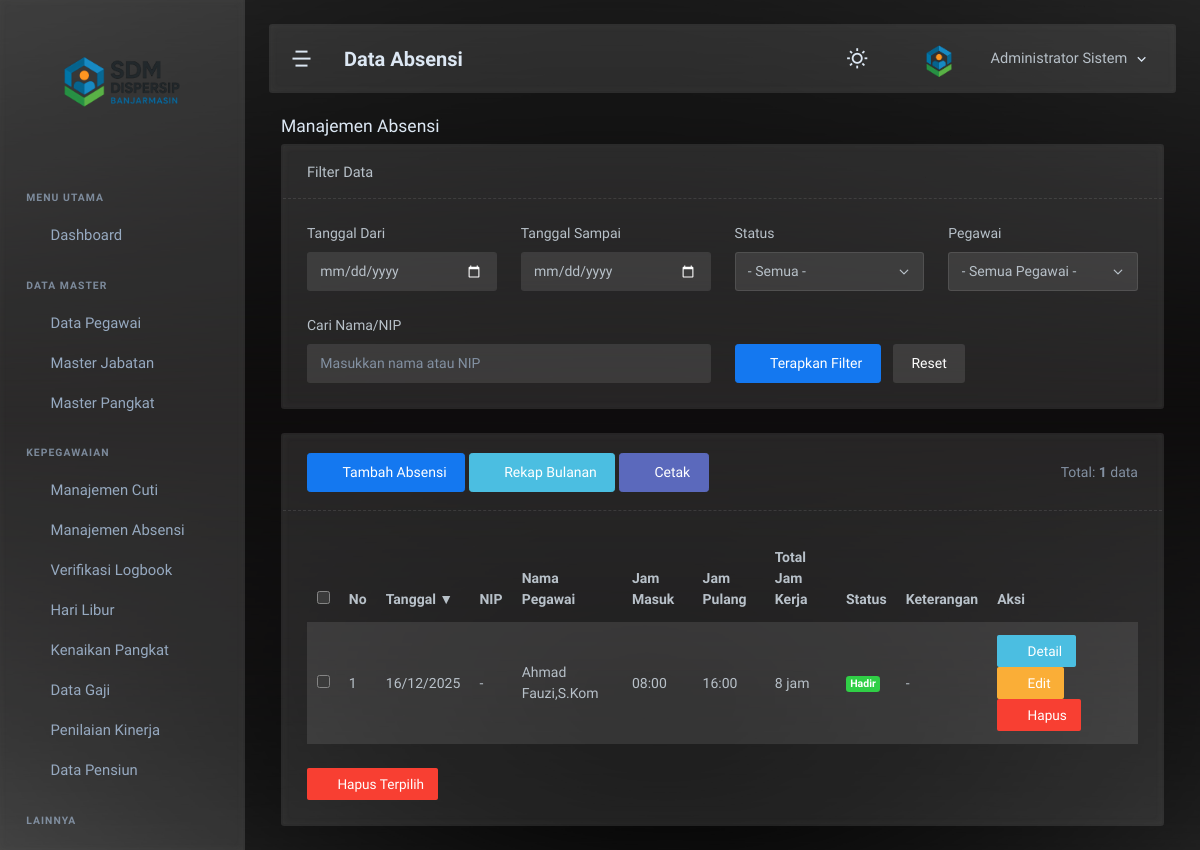
Screenshot of /admin/absensi/absensi.php (signed in) with the database file from the repository.
### tables this page shows
CREATE TABLE `absensi` (
  `absensi_id` int NOT NULL,
  `pegawai_id` int NOT NULL,
  `tanggal` date NOT NULL,
  `jam_masuk` time DEFAULT NULL,
  `jam_pulang` time DEFAULT NULL,
  `lat_masuk` decimal(10,8) DEFAULT NULL,
  `lng_masuk` decimal(11,8) DEFAULT NULL,
  `lat_pulang` decimal(10,8) DEFAULT NULL,
  `lng_pulang` decimal(11,8) DEFAULT NULL,
  `foto_masuk` varchar(255) DEFAULT NULL,
  `foto_pulang` varchar(255) DEFAULT NULL,
  `status_absensi` enum('Hadir','Terlambat','Tidak Hadir','Izin','Cuti') DEFAULT 'Hadir',
  `keterangan` text,
  `created_at` datetime DEFAULT CURRENT_TIMESTAMP
);

CREATE TABLE `pegawai` (
  `pegawai_id` int NOT NULL,
  `user_id` int DEFAULT NULL,
  `nik` varchar(20) NOT NULL,
  `nip` varchar(30) DEFAULT NULL,
  `nama_lengkap` varchar(150) NOT NULL,
  `jk` enum('L','P') NOT NULL,
  `tgl_lahir` date DEFAULT NULL,
  `status_kepegawaian` enum('PNS','PPPK','Honorer','Kontrak') NOT NULL,
  `jabatan_id` int DEFAULT NULL,
  `pangkat_id` int DEFAULT NULL,
  `tgl_mulai_kerja` date DEFAULT NULL,
  `alamat` text,
  `status_aktif` enum('Aktif','Pensiun','Pindah','Meninggal','Nonaktif') DEFAULT 'Aktif',
  `tmt_pensiun` date DEFAULT NULL,
  `created_at` datetime DEFAULT CURRENT_TIMESTAMP,
  `updated_at` datetime DEFAULT CURRENT_TIMESTAMP ON UPDATE CURRENT_TIMESTAMP
);

### admin/absensi/absensi.php (the view, shortened to what this page needs)
<?php
require_once '../../config/koneksi.php';
include '../../includes/header.php';
include '../../includes/sidebar.php';
include '../../includes/navbar.php';
function calculateWorkDuration($jam_masuk, $jam_pulang) {
    $start = strtotime($jam_masuk);
    $end = strtotime($jam_pulang);
    $diff = $end - $start;
    $hours = floor($diff / 3600);
    $minutes = floor(($diff % 3600) / 60);
    if ($hours > 0 && $minutes > 0) {
        return $hours . ' jam ' . $minutes . ' menit';
    } elseif ($hours > 0) {
        return $hours . ' jam';
    } elseif ($minutes > 0) {
        return $minutes . ' menit';
    }
    return '-';
}
?>
<div class="page-container">
    <div class="page-content">
        <div class="container-xxl">
            <?php
            $allowedSort = [
                'tanggal' => 'a.tanggal',
                'nama_lengkap' => 'p.nama_lengkap',
                'nip' => 'p.nip',
                'jam_masuk' => 'a.jam_masuk',
                'jam_pulang' => 'a.jam_pulang',
                'status_absensi' => 'a.status_absensi'
            ];
            $sort = $_GET['sort'] ?? 'tanggal';
            $order = strtolower($_GET['order'] ?? 'desc');
            $order = $order === 'asc' ? 'ASC' : 'DESC';
            $sortCol = $allowedSort[$sort] ?? $allowedSort['tanggal'];
            $page = max(1, intval($_GET['page'] ?? 1));
            $perPage = 15;
            $offset = ($page - 1) * $perPage;
            $f_status = $_GET['f_status'] ?? '';
            $f_from = $_GET['f_from'] ?? '';
            $f_to = $_GET['f_to'] ?? '';
            $f_pegawai = $_GET['f_pegawai'] ?? '';
            $f_q = trim($_GET['f_q'] ?? '');
            $allowedStatus = ['','Hadir','Terlambat','Tidak Hadir','Izin','Sakit','Cuti'];
            ?>
            <div class="row">
                <div class="col-12">
                    <div class="page-title-box">
                        <h4 class="page-title">Manajemen Absensi</h4>
                    </div>
                </div>
            </div>
            <div class="card mb-3">
                <div class="card-header border-bottom border-dashed d-flex align-items-center">
                    <h5 class="card-title mb-0">Filter Data</h5>
                </div>
                <div class="card-body">
                    <form method="get" action="admin/absensi/absensi.php" class="row g-3">
                        <div class="col-md-3">
                            <label class="form-label">Tanggal Dari</label>
                            <input type="date" name="f_from" value="<?php echo htmlspecialchars($f_from); ?>" class="form-control">
                        </div>
                        <div class="col-md-3">
                            <label class="form-label">Tanggal Sampai</label>
                            <input type="date" name="f_to" value="<?php echo htmlspecialchars($f_to); ?>" class="form-control">
                        </div>
                        <div class="col-md-3">
                            <label class="form-label">Status</label>
                            <select name="f_status" class="form-select">
                                <?php foreach ($allowedStatus as $s): ?>
                                    <option value="<?php echo $s; ?>" <?php echo ($f_status===$s)?'selected':''; ?>><?php echo $s ?: '- Semua -'; ?></option>
                                <?php endforeach; ?>
                            </select>
                        </div>
                        <div class="col-md-3">
                            <label class="form-label">Pegawai</label>
                            <select name="f_pegawai" class="form-select">
                                <option value="">- Semua Pegawai -</option>
                            </select>
                        </div>
                        <div class="col-md-6">
                            <label class="form-label">Cari Nama/NIP</label>
                            <input type="text" name="f_q" value="<?php echo htmlspecialchars($f_q); ?>" class="form-control" placeholder="Masukkan nama atau NIP">
                        </div>
                        <div class="col-md-6 d-flex align-items-end gap-2">
                            <button type="submit" class="btn btn-primary"><i class="ti ti-filter me-1"></i>Terapkan Filter</button>
                            <a href="admin/absensi/absensi.php" class="btn btn-light">Reset</a>
                        </div>
                    </form>
                </div>
            </div>
            <?php
            $where = [];
            $whereSql = count($where) ? ('WHERE '.implode(' AND ', $where)) : '';
            $total = mysqli_fetch_assoc(mysqli_query($koneksi, "SELECT COUNT(*) AS c FROM absensi a JOIN pegawai p ON a.pegawai_id=p.pegawai_id $whereSql"))['c'];
            ?>
            <div class="card">
                <div class="card-header border-bottom border-dashed d-flex justify-content-between align-items-center">
                    <div>
                        <a href="admin/absensi/tambah.php" class="btn btn-primary"><i class="ti ti-plus me-1"></i>Tambah Absensi</a>
                        <a href="admin/absensi/rekap.php" class="btn btn-info"><i class="ti ti-report me-1"></i>Rekap Bulanan</a>
                        <?php
                        $cetakUrl = '/sdm_dispersip/admin/absensi/cetak.php?'
                            . 'f_status=' . urlencode($f_status)
                            . '&f_from=' . urlencode($f_from)
                            . '&f_to=' . urlencode($f_to)
                            . '&f_pegawai=' . urlencode($f_pegawai)
                            . '&f_q=' . urlencode($f_q);
                        ?>
                        <a href="<?php echo $cetakUrl; ?>" target="_blank" class="btn btn-secondary"><i class="ti ti-printer me-1"></i>Cetak</a>
                    </div>
                    <div>
                        <span class="text-muted">Total: <strong><?php echo $total; ?></strong> data</span>
                    </div>
                </div>
                <div class="card-body">
                    <form method="post" id="formBulk">
                        <div class="table-responsive-sm">
                            <table class="table table-striped mb-0">
                                <thead>
                                    <tr>
                                        <th width="30"><input type="checkbox" id="checkAll"></th>
                                        <th>No</th>
                                        <th><a class="link-reset" href="admin/absensi/absensi.php?sort=tanggal&order=<?php echo ($sort==='tanggal' && $order==='ASC')?'desc':'asc'; ?>">Tanggal<?php echo $sort==='tanggal' ? ($order==='ASC'?' ▲':' ▼') : ''; ?></a></th>
                                        <th><a class="link-reset" href="admin/absensi/absensi.php?sort=nip&order=<?php echo ($sort==='nip' && $order==='ASC')?'desc':'asc'; ?>">NIP<?php echo $sort==='nip' ? ($order==='ASC'?' ▲':' ▼') : ''; ?></a></th>
                                        <th><a class="link-reset" href="admin/absensi/absensi.php?sort=nama_lengkap&order=<?php echo ($sort==='nama_lengkap' && $order==='ASC')?'desc':'asc'; ?>">Nama Pegawai<?php echo $sort==='nama_lengkap' ? ($order==='ASC'?' ▲':' ▼') : ''; ?></a></th>
                                        <th><a class="link-reset" href="admin/absensi/absensi.php?sort=jam_masuk&order=<?php echo ($sort==='jam_masuk' && $order==='ASC')?'desc':'asc'; ?>">Jam Masuk<?php echo $sort==='jam_masuk' ? ($order==='ASC'?' ▲':' ▼') : ''; ?></a></th>
                                        <th><a class="link-reset" href="admin/absensi/absensi.php?sort=jam_pulang&order=<?php echo ($sort==='jam_pulang' && $order==='ASC')?'desc':'asc'; ?>">Jam Pulang<?php echo $sort==='jam_pulang' ? ($order==='ASC'?' ▲':' ▼') : ''; ?></a></th>
                                        <th>Total Jam Kerja</th>
                                        <th><a class="link-reset" href="admin/absensi/absensi.php?sort=status_absensi&order=<?php echo ($sort==='status_absensi' && $order==='ASC')?'desc':'asc'; ?>">Status</a></th>
                                        <th>Keterangan</th>
                                        <th>Aksi</th>
                                    </tr>
                                </thead>
                                <tbody>
                                    <?php
                                    $sql = "SELECT a.*, p.nama_lengkap, p.nip FROM absensi a JOIN pegawai p ON a.pegawai_id = p.pegawai_id $whereSql ORDER BY $sortCol $order LIMIT $perPage OFFSET $offset";
                                    $res = mysqli_query($koneksi, $sql);
                                    if ($res && mysqli_num_rows($res) > 0) {
                                        $no = $offset + 1;
                                        while ($row = mysqli_fetch_assoc($res)) {
                                            $tgl = date('d/m/Y', strtotime($row['tanggal']));
                                            $status = $row['status_absensi'];
                                            $badgeMap = [
                                                'Hadir' => 'success',
                                                'Terlambat' => 'warning',
                                                'Tidak Hadir' => 'danger',
                                                'Izin' => 'info',
                                                'Sakit' => 'warning',
                                                'Cuti' => 'primary'
                                            ];
                                            $badge = $badgeMap[$status] ?? 'secondary';
                                            $keterangan = $row['keterangan'] ? substr($row['keterangan'], 0, 40) . (strlen($row['keterangan']) > 40 ? '…' : '') : '-';
                                            echo '<tr>' .
                                                '<td><input type="checkbox" name="selected_ids[]" value="' . $row['absensi_id'] . '" class="checkItem"></td>' .
                                                '<td>' . $no++ . '</td>' .
                                                '<td>' . htmlspecialchars($tgl) . '</td>' .
                                                '<td>' . htmlspecialchars($row['nip'] ?? '-') . '</td>' .
                                                '<td>' . htmlspecialchars($row['nama_lengkap']) . '</td>' .
                                                '<td>' . ($row['jam_masuk'] ? date('H:i', strtotime($row['jam_masuk'])) : '-') . '</td>' .
                                                '<td>' . ($row['jam_pulang'] ? date('H:i', strtotime($row['jam_pulang'])) : '-') . '</td>' .
                                                '<td>' . htmlspecialchars(calculateWorkDuration($row['jam_masuk'], $row['jam_pulang'])) . '</td>' .
                                                '<td><span class="badge bg-' . $badge . '">' . htmlspecialchars($status) . '</span></td>' .
                                                '<td>' . htmlspecialchars($keterangan) . '</td>' .
                                                '<td>' .
                                                    '<a href="admin/absensi/detail.php?id=' . $row['absensi_id'] . '" class="btn btn-sm btn-info me-1"><i class="ti ti-eye me-1"></i>Detail</a>' .
                                                    '<a href="admin/absensi/edit.php?id=' . $row['absensi_id'] . '" class="btn btn-sm btn-warning me-1"><i class="ti ti-pencil me-1"></i>Edit</a>' .
                                                    '<a href="admin/absensi/hapus.php?id=' . $row['absensi_id'] . '" class="btn btn-sm btn-danger" onclick="return confirm(\'Hapus data ini?\')"><i class="ti ti-trash me-1"></i>Hapus</a>' .
                                                '</td>' .
                                            '</tr>';
                                        }
                                    } else {
                                        echo '<tr><td colspan="11" class="text-center">Tidak ada data</td></tr>';
                                    }
                                    ?>
                                </tbody>
                            </table>
                        </div>
                        <div class="mt-3">
                            <button type="submit" name="bulk_delete" class="btn btn-danger btn-sm" onclick="return confirm('Hapus data yang dipilih?')">
                                <i class="ti ti-trash me-1"></i>Hapus Terpilih
                            </button>
                        </div>
                    </form>
                </div>
            </div>
        </div>
    </div>
</div>
<?php include '../../includes/footer.php'; ?>

### rows the page displays
absensi: tanggal "16/12/2025", pegawai.nip "-", pegawai.nama_lengkap "Ahmad Fauzi,S.Kom", jam_masuk "08:00", jam_pulang "16:00", calculateWorkDuration($row['jam_masuk'], $row['jam_pulang']) "8 jam", status_absensi "Hadir", keterangan "-"

### other values shown
$page_title "Data Absensi"
$_SESSION['nama_lengkap'] "Administrator Sistem"
$total "1"
form field f_status "- Semua -"
